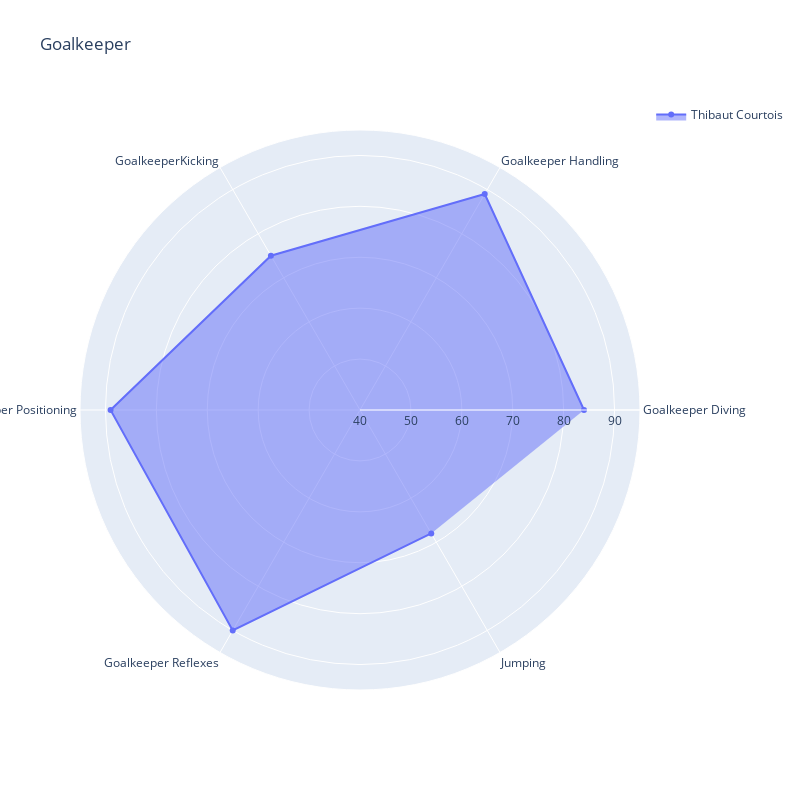

Notebook code cell kept with this figure:
### Code cell
#Plotting a radar with multiple players:

fig = go.Figure()

fig.add_trace(go.Scatterpolar(
      r=player_values[0, 1:],
      theta=categories_gk,
      fill='toself',
      name=player_values[0, 0]
))

fig.update_layout(
  polar=dict(
    radialaxis=dict(
      visible=True,
      range=[40, 95] #We can play with range for changing visibility
    )),
  showlegend=True,
  title = 'Goalkeeper',
  height=800,
  width=800,
)

fig.show()

### Figure 1 — Plotly figure (JSON) as saved in the notebook; plotly's stock layout.template omitted (floating-point values rounded to 4 significant figures)
{"data": [{"fill": "toself", "name": "Thibaut Courtois", "r": [84, 89, 75, 89, 90, 68], "theta": ["Goalkeeper Diving", "Goalkeeper Handling", " GoalkeeperKicking", "Goalkeeper Positioning", "Goalkeeper Reflexes", "Jumping"], "type": "scatterpolar"}], "layout": {"height": 800, "polar": {"radialaxis": {"range": [40, 95], "visible": true}}, "showlegend": true, "title": {"text": "Goalkeeper"}, "width": 800}}
